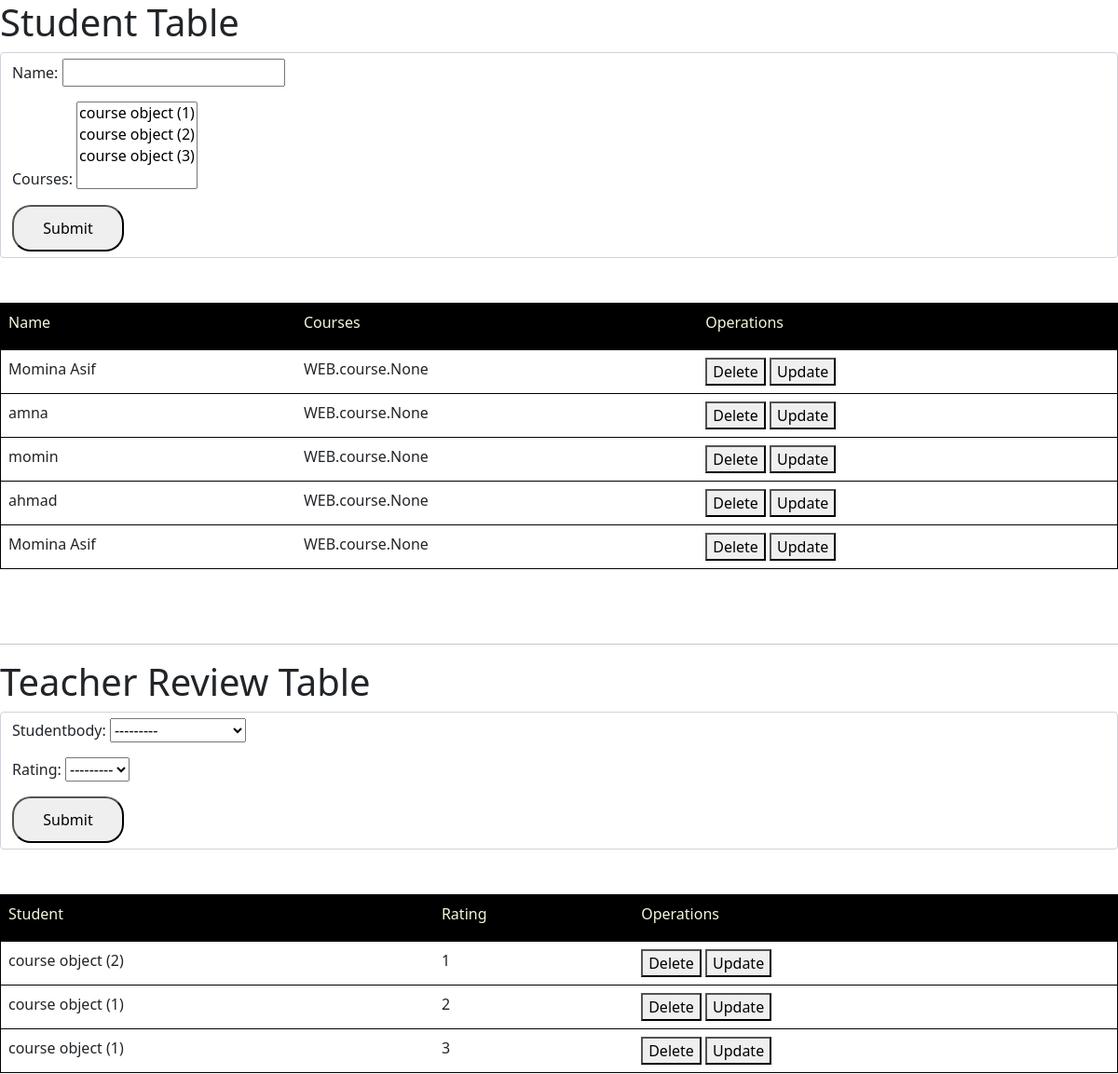
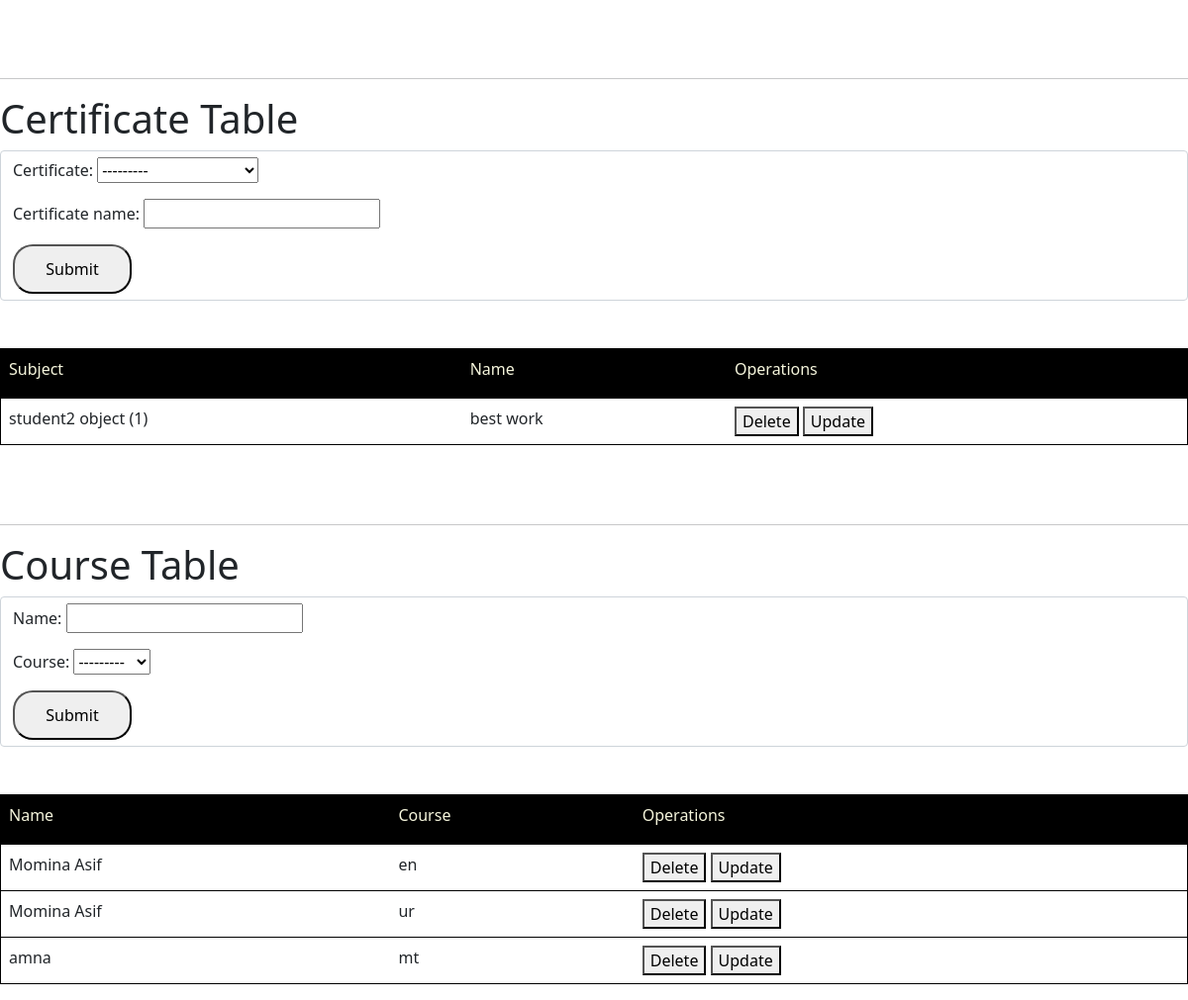
Page /crud2/ on the committed database (2 pictures, top to bottom).
### WEB/models.py (models this page shows)
class student2(models.Model):
    name = models.CharField(max_length=20)
    courses = models.ManyToManyField(course, related_name='students')

class teacher_review(models.Model):
    rating = [
        ('1','best'),
        ('2','nice'),
        ('3','better'),
        ('4','wosrt'),
    ]
    studentbody = models.ForeignKey(course, on_delete=models.CASCADE, related_name='reviews')
    rating = models.CharField(max_length=1, choices=rating)

class course(models.Model):
    courses = [
        ('en','english'),
        ('ur','urdu'),
        ('mt','maths'),
        ('sc','science'),
    ]
    name = models.CharField(max_length=50)
    course = models.CharField(max_length=4, choices=courses)

class student_certificate(models.Model):
    certificate = models.OneToOneField(student2, on_delete=models.CASCADE, related_name='certificate')
    certificate_name = models.CharField(max_length=50)

### WEB/views.py (the view)
# urls.py: path('crud2/',views.crud2, name='crud2'),
def crud2(request):
    stu_form = student2form()
    review_form = reviewform()
    cert_form = certificateform()
    sub_form = courseform()
    data = {
        'stu_form': stu_form,
        'review_form': review_form,
        'cert_form': cert_form,
        'sub_form': sub_form,
        'student': student2.objects.all(),
        'review': teacher_review.objects.all(),
        'cert': student_certificate.objects.all(),
        'course': course.objects.all()
    }
    return render(request, 'WEB/crud2.html', data)

### WEB/forms.py
class student2form(forms.ModelForm):
    class Meta:
        model = student2
        fields = ['name','courses']

class reviewform(forms.ModelForm):
    class Meta:
        model = teacher_review
        fields = ['studentbody','rating']

### WEB/templates/web/crud2.html (shortened to what this page needs)
<!doctype html>
<html lang="en">
  <head>
    <link href="https://cdn.jsdelivr.net/npm/bootstrap@5.1.3/dist/css/bootstrap.min.css" rel="stylesheet">
  </head>
  <body>
    <h1>Student Table</h1>
    <form method="post" action="{% url 'add2' %}" >
        <div class="form-control">
            {{stu_form.as_p}}
            <input style="width: 120px; height: 50px; border-radius: 20px;" type="submit" value="Submit">
        </div>
            <br>
            <br>
        </form>
    <table width=600px style="border: 1px solid black;" class="table">
        <tr style="font-weight: 300; height: 50px; background-color: black; color: beige; border: 1px solid black;">
            <td>Name</td>
            <td>Courses</td>
            <td>Operations</td>
        </tr>
        {% for student in student %}
        <tr>
            <td>{{student.name}}</td>
            <td>{{student.courses}}</td>
            <td>
                <a href=""><button>Delete</button></a>
                <a href=""><button>Update</button></a>
            </td>
        </tr>
        {% endfor %}
    </table>
    <br><br><hr>
    <h1>Teacher Review Table</h1>
    <form method="post" action="{% url 'add2' %}" >
        <div class="form-control">
            {{review_form.as_p}}
            <input style="width: 120px; height: 50px; border-radius: 20px;" type="submit" value="Submit">
        </div>
            <br>
            <br>
        </form>
    <table width=600px style="border: 1px solid black;" class="table">
        <tr style="font-weight: 300; height: 50px; background-color: black; color: beige; border: 1px solid black;">
            <td>Student</td>
            <td>Rating</td>
            <td>Operations</td>
        </tr>
        {% for review in review %}
        <tr>
            <td>{{review.studentbody}}</td>
            <td>{{review.rating}}</td>
            <td>
                <a href=""><button>Delete</button></a>
                <a href=""><button>Update</button></a>
            </td>
        </tr>
        {% endfor %}
    </table>
<br><br><hr>
    <h1>Certificate Table</h1>
    <form method="post" action="{% url 'add2' %}" >
        <div class="form-control">
            {{cert_form.as_p}}
            <input style="width: 120px; height: 50px; border-radius: 20px;" type="submit" value="Submit">
        </div>
            <br>
            <br>
        </form>
    <table width=600px style="border: 1px solid black;" class="table">
        <tr style="font-weight: 300; height: 50px; background-color: black; color: beige; border: 1px solid black;">
            <td>Subject</td>
            <td>Name</td>
            <td>Operations</td>
        </tr>
        {% for a in cert %}
        <tr>
            <td>{{a.certificate}}</td>
            <td>{{a.certificate_name}}</td>
            <td>
                <a href=""><button>Delete</button></a>
                <a href=""><button>Update</button></a>
            </td>
        </tr>
        {% endfor %}
    </table>
<br><br><hr>
    <h1>Course Table</h1>
    <form method="post" action="{% url 'add2' %}" >
        <div class="form-control">
            {{sub_form.as_p}}
            <input style="width: 120px; height: 50px; border-radius: 20px;" type="submit" value="Submit">
        </div>
            <br>
            <br>
        </form>
    <table width=600px style="border: 1px solid black;" class="table">
        <tr style="font-weight: 300; height: 50px; background-color: black; color: beige; border: 1px solid black;">
            <td>Name</td>
            <td>Course</td>
            <td>Operations</td>
        </tr>
        {% for a in course %}
        <tr>
            <td>{{a.name}}</td>
            <td>{{a.course}}</td>
            <td>
                <a href=""><button>Delete</button></a>
                <a href=""><button>Update</button></a>
            </td>
        </tr>
        {% endfor %}
    </table>
  </body>
</html>

### rows in the picture
student2: name "Momina Asif", courses "WEB.course.None"
student2: name "amna", courses "WEB.course.None"
student2: name "momin", courses "WEB.course.None"
student2: name "ahmad", courses "WEB.course.None"
student2: name "Momina Asif", courses "WEB.course.None"
teacher_review: studentbody "course object (2)", rating "1"
teacher_review: studentbody "course object (1)", rating "2"
teacher_review: studentbody "course object (1)", rating "3"
student_certificate: certificate "student2 object (1)", certificate_name "best work"
course: name "Momina Asif", course "en"
course: name "Momina Asif", course "ur"
course: name "amna", course "mt"
